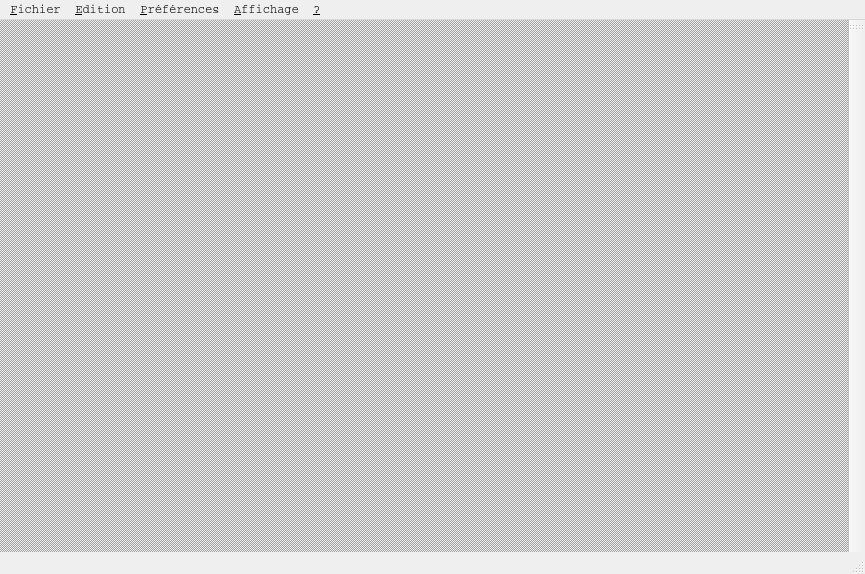
<?xml version="1.0" encoding="UTF-8"?>
<ui version="4.0">
 <class>MainWindow</class>
 <widget class="QMainWindow" name="MainWindow">
  <property name="geometry">
   <rect>
    <x>0</x>
    <y>0</y>
    <width>865</width>
    <height>574</height>
   </rect>
  </property>
  <property name="font">
   <font>
    <family>Courier</family>
    <pointsize>9</pointsize>
   </font>
  </property>
  <property name="windowTitle">
   <string>N-Pad+</string>
  </property>
  <widget class="QWidget" name="central_widget">
   <layout class="QVBoxLayout" name="verticalLayout">
    <property name="leftMargin">
     <number>0</number>
    </property>
    <property name="topMargin">
     <number>0</number>
    </property>
    <property name="rightMargin">
     <number>0</number>
    </property>
    <property name="bottomMargin">
     <number>0</number>
    </property>
    <item>
     <widget class="QMdiArea" name="central_area">
      <property name="background">
       <brush brushstyle="Dense4Pattern">
        <color alpha="255">
         <red>160</red>
         <green>160</green>
         <blue>160</blue>
        </color>
       </brush>
      </property>
      <property name="activationOrder">
       <enum>QMdiArea::StackingOrder</enum>
      </property>
      <property name="viewMode">
       <enum>QMdiArea::TabbedView</enum>
      </property>
      <property name="tabPosition">
       <enum>QTabWidget::South</enum>
      </property>
     </widget>
    </item>
   </layout>
  </widget>
  <widget class="QMenuBar" name="menu_bar">
   <property name="geometry">
    <rect>
     <x>0</x>
     <y>0</y>
     <width>865</width>
     <height>20</height>
    </rect>
   </property>
   <property name="font">
    <font>
     <family>Courier</family>
    </font>
   </property>
   <property name="nativeMenuBar">
    <bool>false</bool>
   </property>
   <widget class="QMenu" name="file_menu">
    <property name="title">
     <string>&amp;Fichier</string>
    </property>
    <addaction name="new_action"/>
    <addaction name="open_action"/>
    <addaction name="separator"/>
    <addaction name="save_action"/>
    <addaction name="save_as_action"/>
    <addaction name="separator"/>
    <addaction name="print_action"/>
    <addaction name="separator"/>
    <addaction name="exit_action"/>
   </widget>
   <widget class="QMenu" name="edition_menu">
    <property name="title">
     <string>&amp;Edition</string>
    </property>
    <addaction name="undo_action"/>
    <addaction name="redo_action"/>
    <addaction name="separator"/>
    <addaction name="cut_action"/>
    <addaction name="copy_action"/>
    <addaction name="paste_action"/>
    <addaction name="remove_action"/>
    <addaction name="separator"/>
    <addaction name="find_action"/>
    <addaction name="replace_action"/>
    <addaction name="reach_action"/>
    <addaction name="select_all_action"/>
    <addaction name="date_action"/>
   </widget>
   <widget class="QMenu" name="preferences_menu">
    <property name="title">
     <string>&amp;Préférences</string>
    </property>
    <addaction name="automatic_return_to_the_line_action"/>
    <addaction name="font_action"/>
    <addaction name="parameters_action"/>
   </widget>
   <widget class="QMenu" name="display_menu">
    <property name="title">
     <string>&amp;Affichage</string>
    </property>
    <addaction name="toolbar_action"/>
    <addaction name="statusbar_action"/>
   </widget>
   <widget class="QMenu" name="menu">
    <property name="title">
     <string>&amp;?</string>
    </property>
    <addaction name="about_action"/>
   </widget>
   <addaction name="file_menu"/>
   <addaction name="edition_menu"/>
   <addaction name="preferences_menu"/>
   <addaction name="display_menu"/>
   <addaction name="menu"/>
  </widget>
  <widget class="QToolBar" name="main_toolbar">
   <property name="font">
    <font>
     <family>Courier</family>
    </font>
   </property>
   <attribute name="toolBarArea">
    <enum>RightToolBarArea</enum>
   </attribute>
   <attribute name="toolBarBreak">
    <bool>false</bool>
   </attribute>
  </widget>
  <widget class="QStatusBar" name="statusbar">
   <property name="font">
    <font>
     <family>Courier</family>
    </font>
   </property>
  </widget>
  <action name="new_action">
   <property name="icon">
    <iconset>
     <normaloff>res/icon/menu/file/add_file-32.png</normaloff>res/icon/menu/file/add_file-32.png</iconset>
   </property>
   <property name="text">
    <string>Nouveau</string>
   </property>
   <property name="font">
    <font>
     <family>Courier</family>
     <pointsize>9</pointsize>
    </font>
   </property>
   <property name="shortcut">
    <string>Ctrl+N</string>
   </property>
  </action>
  <action name="open_action">
   <property name="icon">
    <iconset>
     <normaloff>res/icon/menu/file/open_in_browser-32.png</normaloff>res/icon/menu/file/open_in_browser-32.png</iconset>
   </property>
   <property name="text">
    <string>Ouvrir</string>
   </property>
   <property name="font">
    <font>
     <family>Courier</family>
     <pointsize>9</pointsize>
    </font>
   </property>
   <property name="shortcut">
    <string>Ctrl+O</string>
   </property>
  </action>
  <action name="save_action">
   <property name="icon">
    <iconset>
     <normaloff>res/icon/menu/file/save-32.png</normaloff>res/icon/menu/file/save-32.png</iconset>
   </property>
   <property name="text">
    <string>Enregistrer</string>
   </property>
   <property name="font">
    <font>
     <family>Courier</family>
     <pointsize>9</pointsize>
    </font>
   </property>
   <property name="shortcut">
    <string>Ctrl+S</string>
   </property>
  </action>
  <action name="save_as_action">
   <property name="icon">
    <iconset>
     <normaloff>res/icon/menu/file/save_as-32.png</normaloff>res/icon/menu/file/save_as-32.png</iconset>
   </property>
   <property name="text">
    <string>Enregistrer sous</string>
   </property>
   <property name="font">
    <font>
     <family>Courier</family>
     <pointsize>9</pointsize>
     <weight>50</weight>
     <bold>false</bold>
    </font>
   </property>
  </action>
  <action name="print_action">
   <property name="icon">
    <iconset>
     <normaloff>res/icon/menu/file/print-32.png</normaloff>res/icon/menu/file/print-32.png</iconset>
   </property>
   <property name="text">
    <string>Imprimer</string>
   </property>
   <property name="font">
    <font>
     <family>Courier</family>
     <pointsize>9</pointsize>
    </font>
   </property>
   <property name="shortcut">
    <string>Ctrl+P</string>
   </property>
   <property name="shortcutContext">
    <enum>Qt::ApplicationShortcut</enum>
   </property>
  </action>
  <action name="exit_action">
   <property name="icon">
    <iconset>
     <normaloff>res/icon/menu/file/switch_off-32.png</normaloff>res/icon/menu/file/switch_off-32.png</iconset>
   </property>
   <property name="text">
    <string>Quitter</string>
   </property>
   <property name="font">
    <font>
     <family>Courier</family>
     <pointsize>9</pointsize>
     <weight>75</weight>
     <bold>true</bold>
    </font>
   </property>
   <property name="shortcut">
    <string>Ctrl+Q</string>
   </property>
  </action>
  <action name="undo_action">
   <property name="icon">
    <iconset>
     <normaloff>res/icon/menu/edition/undo-32.png</normaloff>res/icon/menu/edition/undo-32.png</iconset>
   </property>
   <property name="text">
    <string>Annuler</string>
   </property>
   <property name="font">
    <font>
     <family>Courier</family>
     <pointsize>9</pointsize>
    </font>
   </property>
   <property name="shortcut">
    <string>Ctrl+Z</string>
   </property>
  </action>
  <action name="redo_action">
   <property name="icon">
    <iconset>
     <normaloff>res/icon/menu/edition/redo-32.png</normaloff>res/icon/menu/edition/redo-32.png</iconset>
   </property>
   <property name="text">
    <string>Rétablir</string>
   </property>
   <property name="font">
    <font>
     <family>Courier</family>
     <pointsize>9</pointsize>
    </font>
   </property>
   <property name="shortcut">
    <string>Ctrl+Y</string>
   </property>
  </action>
  <action name="cut_action">
   <property name="icon">
    <iconset>
     <normaloff>res/icon/menu/edition/cut-32.png</normaloff>res/icon/menu/edition/cut-32.png</iconset>
   </property>
   <property name="text">
    <string>Couper</string>
   </property>
   <property name="font">
    <font>
     <family>Courier</family>
     <pointsize>9</pointsize>
    </font>
   </property>
   <property name="shortcut">
    <string>Ctrl+X</string>
   </property>
  </action>
  <action name="copy_action">
   <property name="icon">
    <iconset>
     <normaloff>res/icon/menu/edition/copy-32.png</normaloff>res/icon/menu/edition/copy-32.png</iconset>
   </property>
   <property name="text">
    <string>Copier</string>
   </property>
   <property name="font">
    <font>
     <family>Courier</family>
     <pointsize>9</pointsize>
    </font>
   </property>
   <property name="shortcut">
    <string>Ctrl+C</string>
   </property>
  </action>
  <action name="paste_action">
   <property name="icon">
    <iconset>
     <normaloff>res/icon/menu/edition/paste-32.png</normaloff>res/icon/menu/edition/paste-32.png</iconset>
   </property>
   <property name="text">
    <string>Coller</string>
   </property>
   <property name="font">
    <font>
     <family>Courier</family>
     <pointsize>9</pointsize>
    </font>
   </property>
   <property name="shortcut">
    <string>Ctrl+V</string>
   </property>
  </action>
  <action name="remove_action">
   <property name="icon">
    <iconset>
     <normaloff>res/icon/menu/edition/delete-32.png</normaloff>res/icon/menu/edition/delete-32.png</iconset>
   </property>
   <property name="text">
    <string>Supprimer</string>
   </property>
   <property name="font">
    <font>
     <family>Courier</family>
     <pointsize>9</pointsize>
    </font>
   </property>
   <property name="shortcut">
    <string>Del</string>
   </property>
  </action>
  <action name="find_action">
   <property name="icon">
    <iconset>
     <normaloff>res/icon/menu/edition/search-32.png</normaloff>res/icon/menu/edition/search-32.png</iconset>
   </property>
   <property name="text">
    <string>Rechercher</string>
   </property>
   <property name="font">
    <font>
     <family>Courier</family>
     <pointsize>9</pointsize>
    </font>
   </property>
   <property name="shortcut">
    <string>Ctrl+F</string>
   </property>
  </action>
  <action name="replace_action">
   <property name="icon">
    <iconset>
     <normaloff>res/icon/menu/edition/available_updates-32.png</normaloff>res/icon/menu/edition/available_updates-32.png</iconset>
   </property>
   <property name="text">
    <string>Remplacer</string>
   </property>
   <property name="font">
    <font>
     <family>Courier</family>
     <pointsize>9</pointsize>
    </font>
   </property>
   <property name="shortcut">
    <string>Ctrl+R</string>
   </property>
  </action>
  <action name="reach_action">
   <property name="icon">
    <iconset>
     <normaloff>res/icon/menu/edition/cursor-32.png</normaloff>res/icon/menu/edition/cursor-32.png</iconset>
   </property>
   <property name="text">
    <string>Atteindre</string>
   </property>
   <property name="font">
    <font>
     <family>Courier</family>
     <pointsize>9</pointsize>
    </font>
   </property>
  </action>
  <action name="select_all_action">
   <property name="icon">
    <iconset>
     <normaloff>res/icon/menu/edition/select_all-32.png</normaloff>res/icon/menu/edition/select_all-32.png</iconset>
   </property>
   <property name="text">
    <string>Selectionner tout</string>
   </property>
   <property name="font">
    <font>
     <family>Courier</family>
     <pointsize>9</pointsize>
    </font>
   </property>
   <property name="shortcut">
    <string>Ctrl+A</string>
   </property>
  </action>
  <action name="date_action">
   <property name="icon">
    <iconset>
     <normaloff>res/icon/menu/edition/date_from-32.png</normaloff>res/icon/menu/edition/date_from-32.png</iconset>
   </property>
   <property name="text">
    <string>Date</string>
   </property>
   <property name="font">
    <font>
     <family>Courier</family>
     <pointsize>9</pointsize>
    </font>
   </property>
   <property name="shortcut">
    <string>F5</string>
   </property>
  </action>
  <action name="automatic_return_to_the_line_action">
   <property name="checkable">
    <bool>true</bool>
   </property>
   <property name="checked">
    <bool>true</bool>
   </property>
   <property name="text">
    <string>Retour automatique à la ligne</string>
   </property>
   <property name="font">
    <font>
     <family>Courier</family>
     <pointsize>9</pointsize>
    </font>
   </property>
  </action>
  <action name="font_action">
   <property name="icon">
    <iconset>
     <normaloff>res/icon/menu/preferences/generic_text-32.png</normaloff>res/icon/menu/preferences/generic_text-32.png</iconset>
   </property>
   <property name="text">
    <string>Police</string>
   </property>
   <property name="font">
    <font>
     <family>Courier</family>
     <pointsize>9</pointsize>
    </font>
   </property>
  </action>
  <action name="toolbar_action">
   <property name="checkable">
    <bool>true</bool>
   </property>
   <property name="checked">
    <bool>true</bool>
   </property>
   <property name="text">
    <string>Barre d'outils</string>
   </property>
   <property name="font">
    <font>
     <family>Courier</family>
     <pointsize>9</pointsize>
    </font>
   </property>
  </action>
  <action name="statusbar_action">
   <property name="checkable">
    <bool>true</bool>
   </property>
   <property name="checked">
    <bool>true</bool>
   </property>
   <property name="text">
    <string>Barre d'état</string>
   </property>
   <property name="font">
    <font>
     <family>Courier</family>
     <pointsize>9</pointsize>
    </font>
   </property>
  </action>
  <action name="about_action">
   <property name="icon">
    <iconset>
     <normaloff>res/icon/menu/help/about-32.png</normaloff>res/icon/menu/help/about-32.png</iconset>
   </property>
   <property name="text">
    <string>A propos de NotePad</string>
   </property>
   <property name="font">
    <font>
     <family>Courier</family>
     <pointsize>9</pointsize>
    </font>
   </property>
   <property name="shortcut">
    <string>F1</string>
   </property>
  </action>
  <action name="parameters_action">
   <property name="icon">
    <iconset>
     <normaloff>res/icon/menu/preferences/settings-32.png</normaloff>res/icon/menu/preferences/settings-32.png</iconset>
   </property>
   <property name="text">
    <string>Paramètres</string>
   </property>
  </action>
 </widget>
 <layoutdefault spacing="6" margin="11"/>
 <resources/>
 <connections/>
</ui>
